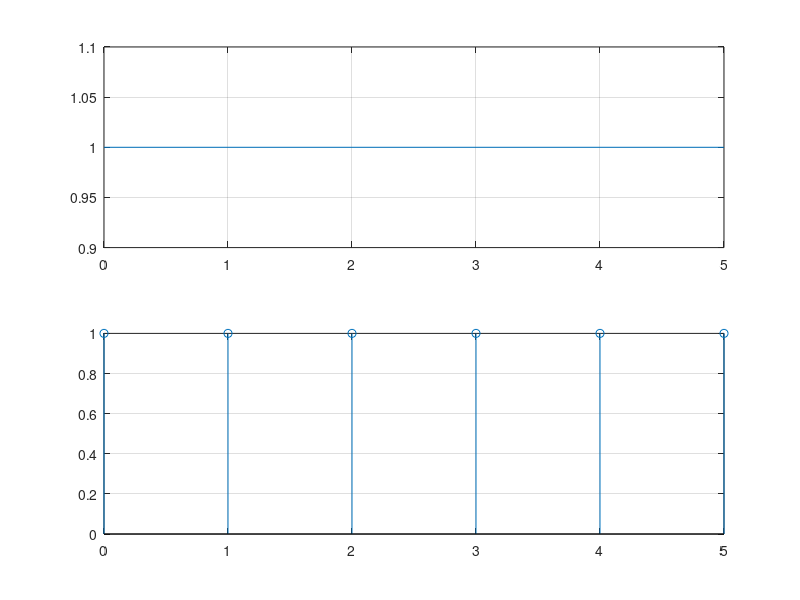

Here is the MATLAB script that generated this plot:
subplot(2,1,1)
f0=300; 
fs=12000;
w0=2*pi*f0/fs;
N=0.5*12;%esantionarea
n=0:N-1;%valorile de pe abscisa
s=abs(square(w0*n));%semnal dreptunghiular (abs=valoare absoluta)
plot(n,s),grid

subplot(2,1,2)
stem(n,s),grid%fata de plot schimba axele